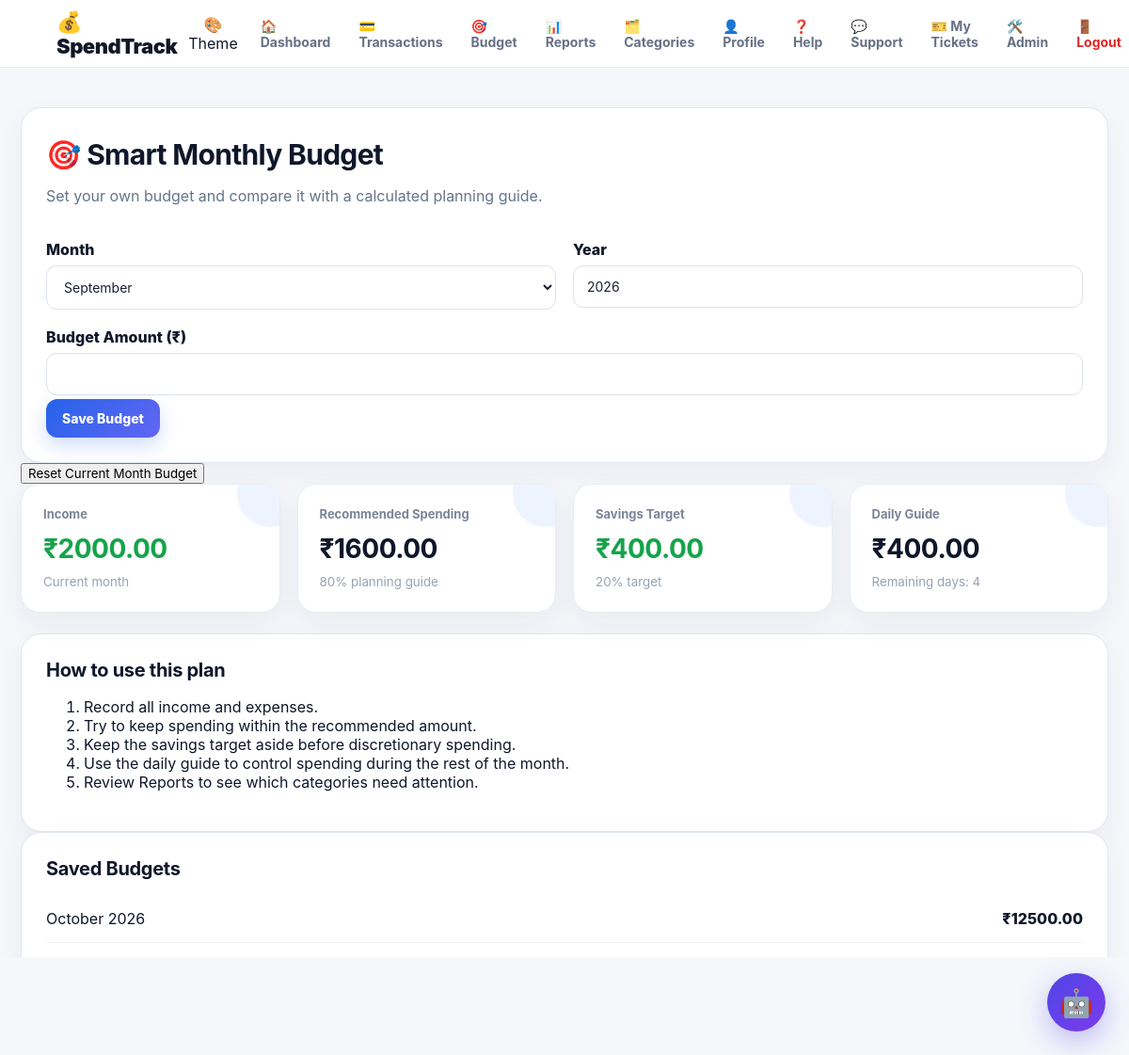
Screenshot of /budget (signed in) with the database file from the repository.
### tables this page shows
CREATE TABLE budgets (
        id INTEGER PRIMARY KEY AUTOINCREMENT, user_id INTEGER NOT NULL,
        month INTEGER NOT NULL, year INTEGER NOT NULL, amount REAL NOT NULL,
        UNIQUE(user_id, month, year), FOREIGN KEY(user_id) REFERENCES users(id)
    );

### app.py (the view, shortened to what this page needs)
@app.route("/budget",methods=["GET","POST"])
@login_required
def budget():
    m,y=date.today().month,date.today().year
    conn=get_db(); budgets=conn.execute("SELECT * FROM budgets WHERE user_id=? ORDER BY year DESC,month DESC",(session["user_id"],)).fetchall(); conn.close()
    income, expense = totals(session["user_id"], m, y)
    recommended = income * 0.80
    savings_target = income * 0.20
    days_left = max(calendar.monthrange(y,m)[1] - date.today().day + 1, 1) if (m,y)==(date.today().month,date.today().year) else calendar.monthrange(y,m)[1]
    daily_guide = max(recommended - expense, 0) / days_left if days_left else 0
    return render_template("budget.html", budgets=budgets, month=m, year=y, plan_income=income, recommended=recommended, savings_target=savings_target, days_left=days_left, daily_guide=daily_guide)

### app.py (called while the page is built)
def get_db():
    conn = sqlite3.connect(DATABASE)
    conn.row_factory = sqlite3.Row
    return conn

def login_required(f):
    @wraps(f)
    def decorated_function(*args, **kwargs):
        if "user_id" not in session:
            flash("Please login first.", "error")
            return redirect(url_for("login"))
        return f(*args, **kwargs)
    return decorated_function

def totals(uid, month, year):
    conn=get_db()
    r=conn.execute("""SELECT
    COALESCE(SUM(CASE WHEN type='income' THEN amount ELSE 0 END),0) income,
    COALESCE(SUM(CASE WHEN type='expense' THEN amount ELSE 0 END),0) expense
    FROM transactions WHERE user_id=? AND strftime('%m',transaction_date)=?
    AND strftime('%Y',transaction_date)=?""",(uid,f"{month:02d}",str(year))).fetchone()
    conn.close()
    return float(r["income"]),float(r["expense"])

def user_categories(uid):
    if not uid: return CATEGORIES
    conn=get_db(); rows=conn.execute("SELECT name FROM categories WHERE user_id=? ORDER BY name",(uid,)).fetchall(); conn.close()
    return [r["name"] for r in rows] or CATEGORIES

@app.context_processor
def globals():
    return {"categories":user_categories(session.get("user_id")),"payment_methods":PAYMENT_METHODS,"month_names":MONTH_NAMES,"logged_in":"user_id" in session}

### templates/budget.html
{% extends "base.html" %}{% block title %}Smart Budget{% endblock %}
{% block content %}<main class="container">
<section class="panel"><h1>🎯 Smart Monthly Budget</h1><p class="muted">Set your own budget and compare it with a calculated planning guide.</p>
<form method="post" class="formgrid"><div><label>Month</label><select name="month">{% for m in range(1,13) %}<option value="{{m}}" {% if m==month %}selected{% endif %}>{{month_names[m-1]}}</option>{% endfor %}</select></div><div><label>Year</label><input name="year" type="number" min="2020" max="2100" value="{{year}}"></div><div class="fullrow"><label>Budget Amount (₹)</label><input name="amount" type="number" min="0" step="0.01" required></div><div class="fullrow"><button class="primary">Save Budget</button></div></form></section>
<form method="POST" action="{{ url_for('reset_budget') }}"
      onsubmit="return confirm('Are you sure you want to reset this month’s budget?');">
    <button type="submit" class="danger">
        Reset Current Month Budget
    </button>
</form>
<section class="cards"><div class="card"><span>Income</span><strong class="green">₹{{'%.2f'|format(plan_income)}}</strong><small>Current month</small></div><div class="card"><span>Recommended Spending</span><strong>₹{{'%.2f'|format(recommended)}}</strong><small>80% planning guide</small></div><div class="card"><span>Savings Target</span><strong class="green">₹{{'%.2f'|format(savings_target)}}</strong><small>20% target</small></div><div class="card"><span>Daily Guide</span><strong>₹{{'%.2f'|format(daily_guide)}}</strong><small>Remaining days: {{days_left}}</small></div></section>
<section class="panel"><h2>How to use this plan</h2><ol><li>Record all income and expenses.</li><li>Try to keep spending within the recommended amount.</li><li>Keep the savings target aside before discretionary spending.</li><li>Use the daily guide to control spending during the rest of the month.</li><li>Review Reports to see which categories need attention.</li></ol></section>
<section class="panel"><h2>Saved Budgets</h2>{% for b in budgets %}<div class="tx"><span>{{month_names[b['month']-1]}} {{b['year']}}</span><b>₹{{'%.2f'|format(b['amount'])}}</b></div>{% else %}<p class="muted">No budgets saved yet.</p>{% endfor %}</section>
</main>{% endblock %}

### static/style.css (style rules this page uses)
* { box-sizing: border-box; }
html { scroll-behavior: smooth; }
body { margin: 0; font-family: Inter, Arial, sans-serif; background: #f4f7fb; color: #172033; }
button, input, select, textarea { font-family: inherit; }
.container { max-width: 1250px; margin: auto; padding: 42px 22px; }
.muted { color: #7a8496; }
.primary, .secondary, .delete, .action { border: 0; border-radius: 12px; padding: 12px 17px; font-weight: 800; cursor: pointer; font-size: 14px; transition: 0.2s ease; }
.primary { background: linear-gradient(135deg, #2563eb, #6366f1); color: white; box-shadow: 0 8px 20px rgba(37, 99, 235, 0.22); }
.cards { display: grid; grid-template-columns: repeat(4, 1fr); gap: 18px; margin-bottom: 22px; }
.card { position: relative; overflow: hidden; background: white; border: 1px solid #e8edf5; border-radius: 20px; padding: 23px; box-shadow: 0 10px 30px rgba(31, 41, 55, 0.06); transition: 0.25s ease; }
.card::after { content: ""; position: absolute; width: 70px; height: 70px; border-radius: 50%; right: -25px; top: -25px; background: #eef4ff; }
.card span { display: block; color: #7a8496; font-size: 13px; font-weight: 700; }
.card strong { display: block; font-size: 28px; margin: 12px 0 7px; letter-spacing: -0.5px; }
.card small { color: #98a2b3; }
.green { color: #16a34a !important; }
.panel { background: white; border: 1px solid #e8edf5; border-radius: 22px; padding: 26px; box-shadow: 0 10px 30px rgba(31, 41, 55, 0.05); }
.panel h2 { margin-top: 0; font-size: 20px; letter-spacing: -0.3px; }
.tx { display: flex; justify-content: space-between; align-items: center; gap: 15px; padding: 15px 0; border-bottom: 1px solid #edf1f6; }
.tx:last-child { border-bottom: 0; }
.tx b { font-weight: 800; }
label { display: block; font-weight: 800; margin: 15px 0 7px; }
input, select, textarea { width: 100%; padding: 13px 14px; border: 1px solid #dce2eb; border-radius: 11px; outline: none; background: white; color: #172033; font-size: 14px; transition: 0.2s; }
.formgrid { display: grid; grid-template-columns: 1fr 1fr; gap: 4px 18px; }
.fullrow { grid-column: 1 / -1; }
.panel h1 { font-size: 30px; margin: 5px 0 8px; letter-spacing: -0.7px; }
.panel form { margin-top: 22px; }
button.primary { color: white; }
:root { --bg-color: #f5f7fb; --card-color: #ffffff; --text-color: #0f172a; --muted-color: #64748b; --primary-color: #4f46e5; --border-color: #e2e8f0; }
body { background: var(--bg-color); color: var(--text-color); transition: background 0.3s ease, color 0.3s ease; }
.panel, .authcard, .summary-card, .action-card, .transaction-card { background: var(--card-color); color: var(--text-color); border-color: var(--border-color); }
p, .muted, .auth-subtitle { color: var(--muted-color); }

### rows the page displays
budgets: month "October", year "2026", amount "12500.00"

### other values shown
{{ '%.2f'|format(plan_income) }} "2000.00"
{{ '%.2f'|format(recommended) }} "1600.00"
{{ '%.2f'|format(savings_target) }} "400.00"
{{ '%.2f'|format(daily_guide) }} "400.00"
{{ days_left }} "4"
form field month "September"
